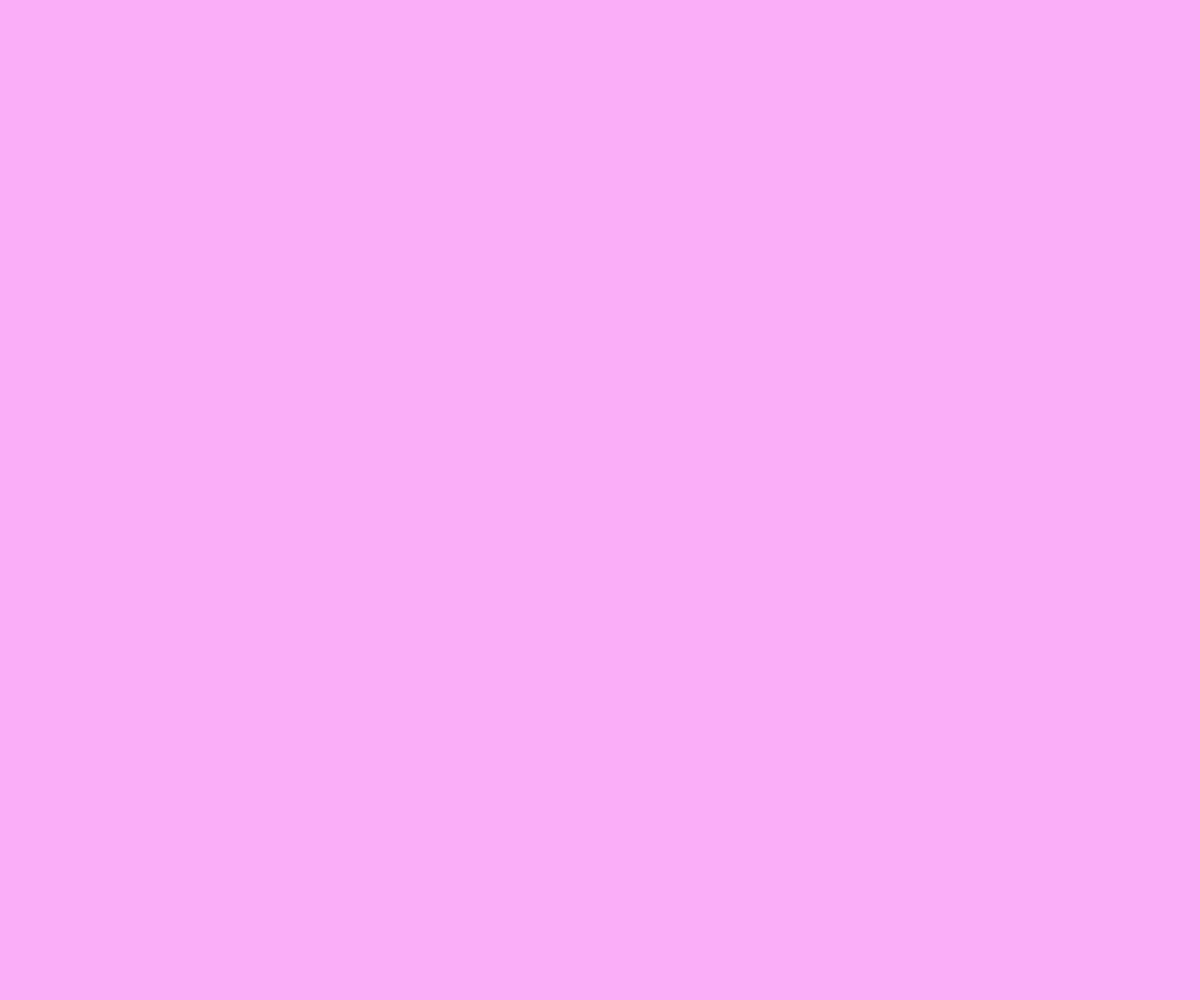
Frame 1 (no input)
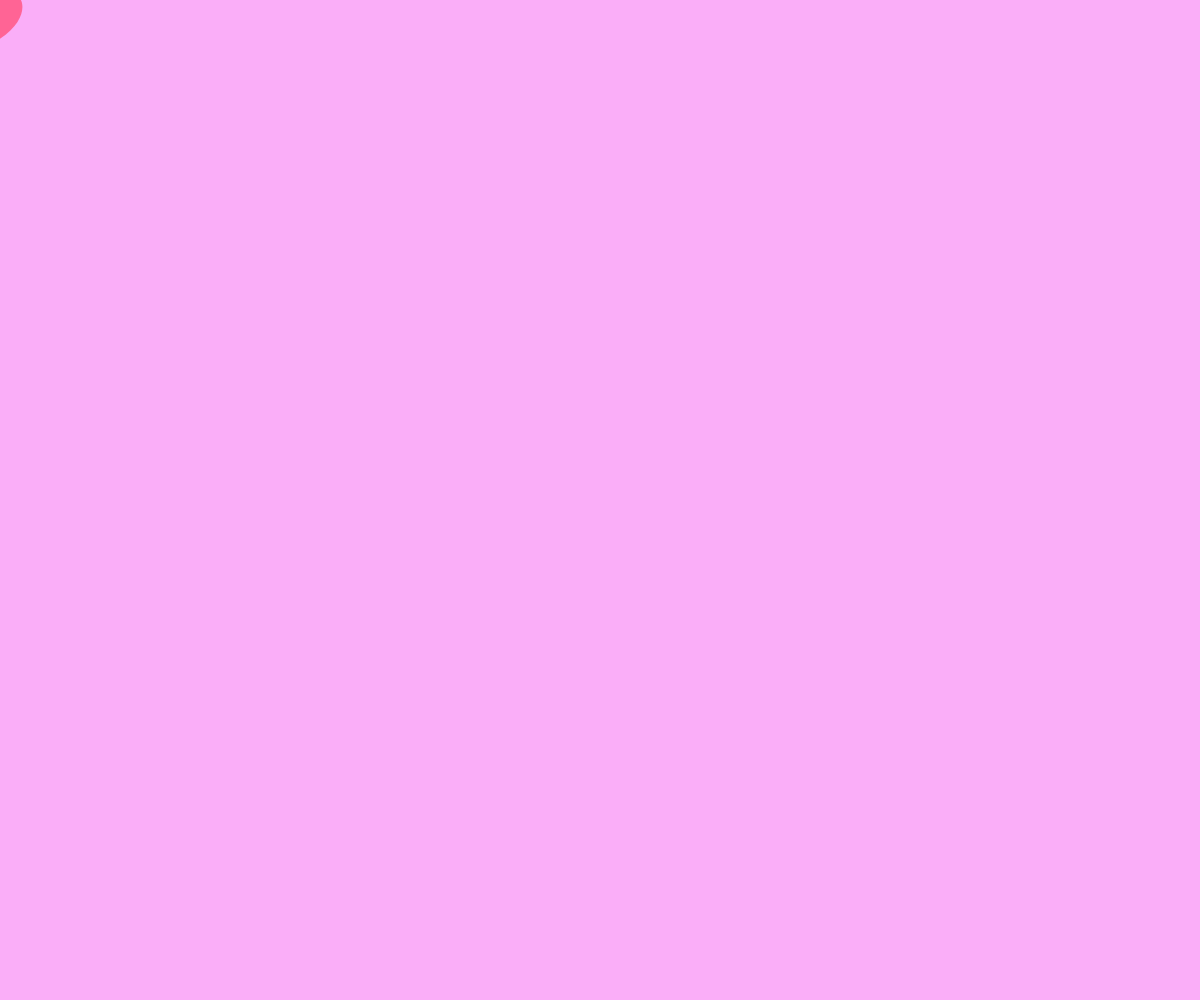
Frame 60 (no input)
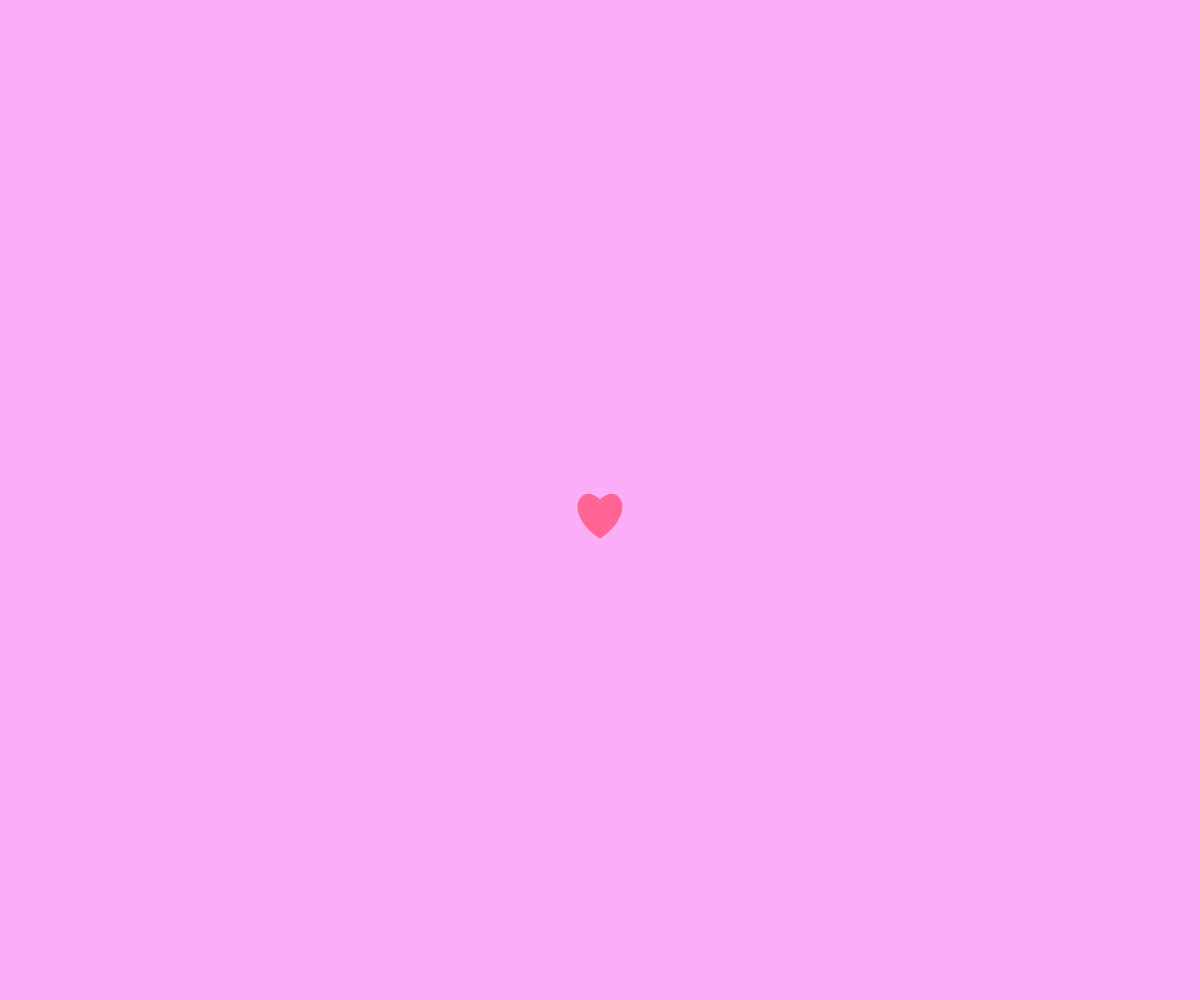
Frame 120 (the mouse pressed at the canvas centre since frame 60)

The p5.js sketch that drew these frames (run headless with seeded random() and noise() and a simulated clock; from frame 60 on, the mouse is pressed at the canvas centre):

// p5.js sketch
// ── sketch.js
let trail = []; 
let heartColor; 

function setup() {
  createCanvas(windowWidth, windowHeight);
  heartColor = color(255, 100, 150); 
  noStroke();
}

function draw() {
  background(250,174,248); 

  let pos = { x: mouseX, y: mouseY };
  trail.push(pos);

  if (trail.length > 30) {
    trail.shift();
  }

  for (let i = 0; i < trail.length; i++) {
    // Make older hearts smaller and more transparent
    let size = map(i, 0, trail.length, 5, 40);
    let alpha = map(i, 0, trail.length, 0, 255);
    
    fill(red(heartColor), green(heartColor), blue(heartColor), alpha);
    heart(trail[i].x, trail[i].y, size);
  }
}

function mouseClicked() {
  heartColor = color(random(255), random(255), random(255));
}


function heart(x, y, size) {
  beginShape();
  vertex(x, y);
  bezierVertex(x - size / 2, y - size / 2, x - size, y + size / 3, x, y + size);
  bezierVertex(x + size, y + size / 3, x + size / 2, y - size / 2, x, y);
  endShape(CLOSE);
}
